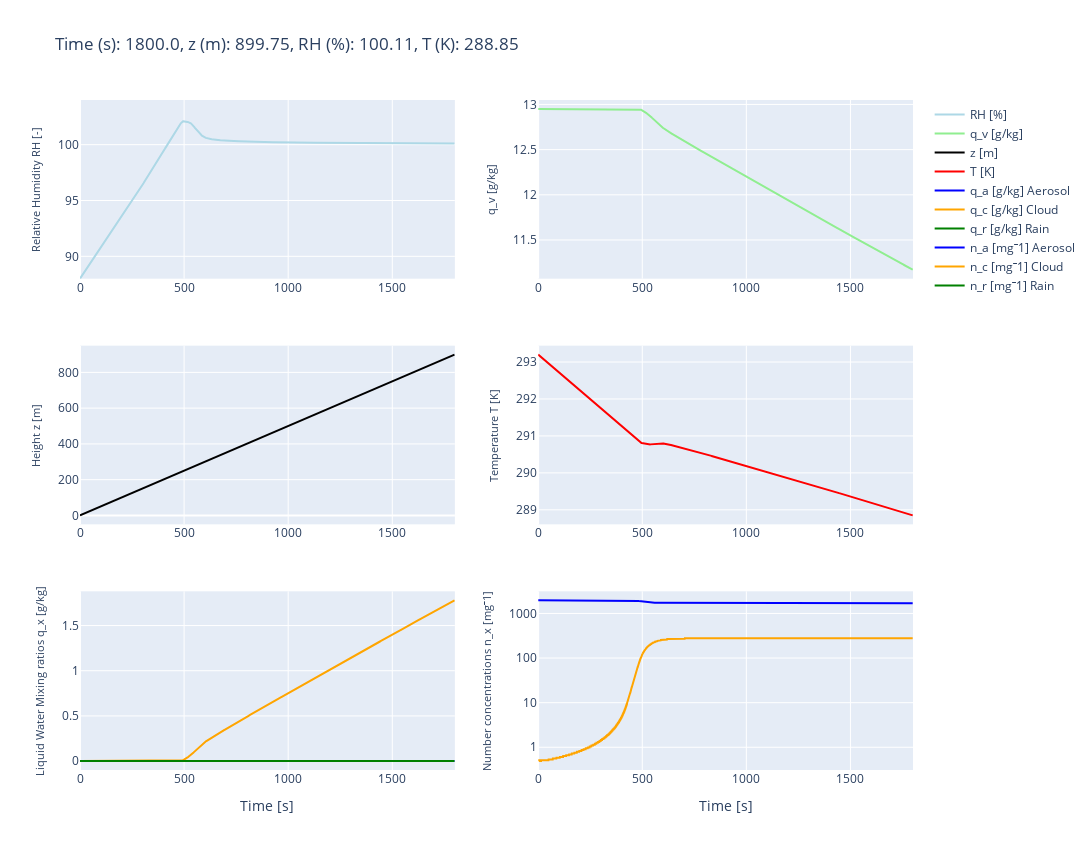

Notebook source saved alongside this figure:
### Code cell
time_array, T_parcel_array, RH_parcel_array, q_parcel_array, z_parcel_array, \
qa_ts,qc_ts,qr_ts, na_ts,nc_ts,nr_ts, \
spectra_arr, dt, nt = timesteps_function(n_particles_widget, P_widget, \
                                 RH_widget, T_widget, w_widget, nt_widget, \
                                 dt_widget, rm_spec, ascending_mode_widget, \
                                 mode_displaytype_widget, z_widget, max_z_widget, \
                                 Condensation_widget, Collision_widget, \
                                 mode_aero_init_widget, gridwidget)

### Figure 1 — Plotly figure (JSON) as saved in the notebook; plotly's stock layout.template omitted (floating-point values rounded to 4 significant figures; data arrays with more than 128 entries replaced by an {"elided": "..."} marker saying what was removed)
{"data": [{"line": {"color": "lightblue"}, "mode": "lines", "name": "RH [%]", "showlegend": true, "type": "scatter", "x": {"elided": "3599 float values"}, "xaxis": "x", "y": {"elided": "3601 float values"}, "yaxis": "y"}, {"line": {"color": "lightgreen"}, "mode": "lines", "name": "q_v [g/kg]", "type": "scatter", "x": {"elided": "3599 float values"}, "xaxis": "x2", "y": {"elided": "3601 float values"}, "yaxis": "y2"}, {"line": {"color": "black"}, "mode": "lines", "name": "z [m]", "type": "scatter", "x": {"elided": "3599 float values"}, "xaxis": "x3", "y": {"elided": "3601 float values"}, "yaxis": "y3"}, {"line": {"color": "red"}, "mode": "lines", "name": "T [K]", "type": "scatter", "x": {"elided": "3599 float values"}, "xaxis": "x4", "y": {"elided": "3601 float values"}, "yaxis": "y4"}, {"line": {"color": "blue"}, "mode": "lines", "name": "q_a [g/kg] Aerosol", "type": "scatter", "x": {"elided": "3599 float values"}, "xaxis": "x5", "y": {"elided": "3601 float values"}, "yaxis": "y5"}, {"line": {"color": "orange"}, "mode": "lines", "name": "q_c [g/kg] Cloud", "type": "scatter", "x": {"elided": "3599 float values"}, "xaxis": "x5", "y": {"elided": "3601 float values"}, "yaxis": "y5"}, {"line": {"color": "green"}, "mode": "lines", "name": "q_r [g/kg] Rain", "type": "scatter", "x": {"elided": "3599 float values"}, "xaxis": "x5", "y": {"elided": "3601 int values"}, "yaxis": "y5"}, {"line": {"color": "blue"}, "mode": "lines", "name": "n_a [mg⁻1] Aerosol", "type": "scatter", "x": {"elided": "3599 float values"}, "xaxis": "x6", "y": {"elided": "3601 float values"}, "yaxis": "y6"}, {"line": {"color": "orange"}, "mode": "lines", "name": "n_c [mg⁻1] Cloud", "type": "scatter", "x": {"elided": "3599 float values"}, "xaxis": "x6", "y": {"elided": "3601 float values"}, "yaxis": "y6"}, {"line": {"color": "green"}, "mode": "lines", "name": "n_r [mg⁻1] Rain", "type": "scatter", "x": {"elided": "3599 float values"}, "xaxis": "x6", "y": {"elided": "3601 int values"}, "yaxis": "y6"}], "layout": {"height": 850, "title": {"text": "Time (s): 1800.0, z (m): 899.75, RH (%): 100.11, T (K): 288.85"}, "width": 1250, "xaxis": {"anchor": "y", "domain": [0, 0.45], "range": [0, 1800.0], "type": "linear"}, "xaxis2": {"anchor": "y2", "domain": [0.55, 1], "range": [0, 1800.0], "type": "linear"}, "xaxis3": {"anchor": "y3", "domain": [0, 0.45], "range": [0, 1800.0], "type": "linear"}, "xaxis4": {"anchor": "y4", "domain": [0.55, 1], "range": [0, 1800.0], "type": "linear"}, "xaxis5": {"anchor": "y5", "domain": [0, 0.45], "range": [0, 1800.0], "title": {"text": "Time [s]"}, "type": "linear"}, "xaxis6": {"anchor": "y6", "domain": [0.55, 1], "range": [0, 1800.0], "title": {"text": "Time [s]"}, "type": "linear"}, "yaxis": {"anchor": "x", "domain": [0.7333, 1], "range": [88.0, 104], "title": {"font": {"size": 11}, "text": "Relative Humidity RH [-]"}, "type": "linear"}, "yaxis2": {"anchor": "x2", "autorange": true, "domain": [0.7333, 1], "range": [11.07, 13.05], "title": {"font": {"size": 11}, "text": "q_v [g/kg]"}, "type": "linear"}, "yaxis3": {"anchor": "x3", "autorange": true, "domain": [0.3667, 0.6333], "range": [-49.97, 949.5], "title": {"font": {"size": 11}, "text": "Height z [m]"}, "type": "linear"}, "yaxis4": {"anchor": "x4", "autorange": true, "domain": [0.3667, 0.6333], "range": [288.6, 293.4], "title": {"font": {"size": 11}, "text": "Temperature T [K]"}, "type": "linear"}, "yaxis5": {"anchor": "x5", "autorange": true, "domain": [0, 0.2667], "range": [-0.09888, 1.879], "title": {"font": {"size": 11}, "text": "Liquid Water Mixing ratios q_x [g/kg]"}, "type": "linear"}, "yaxis6": {"anchor": "x6", "autorange": true, "domain": [0, 0.2667], "range": [-0.5095, 3.496], "title": {"font": {"size": 11}, "text": "Number concentrations n_x [mg⁻1]"}, "type": "log"}}}
